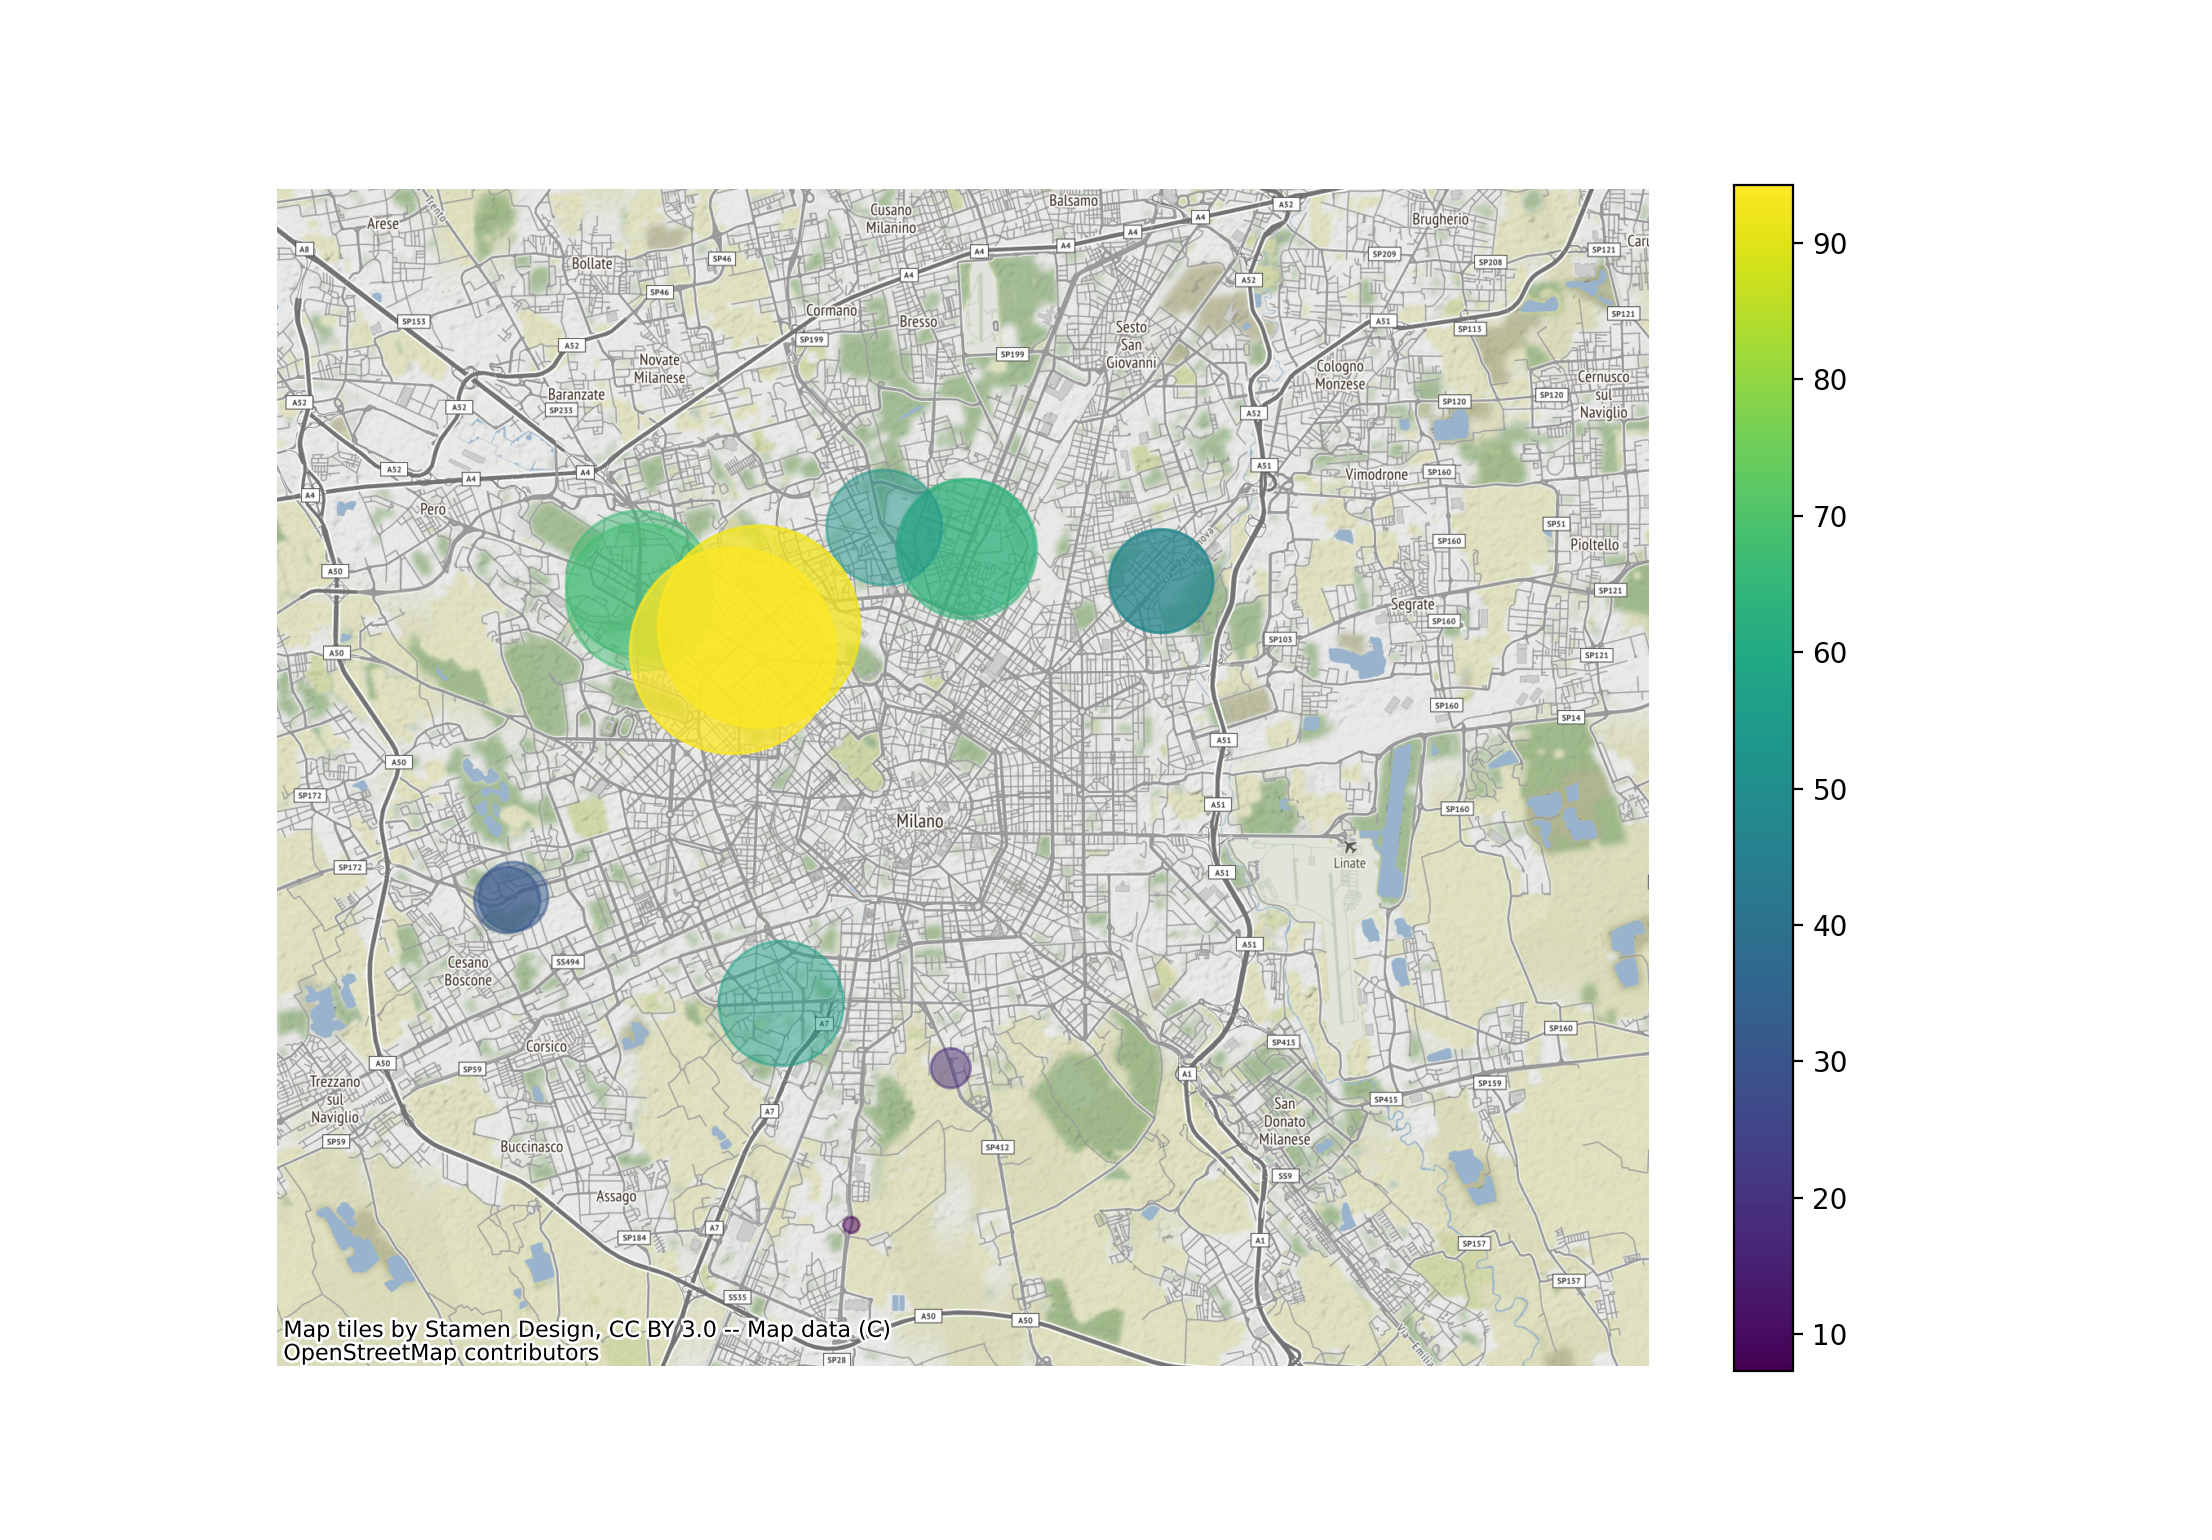

Generate this figure with Python:

import geopandas as gp
import matplotlib.pyplot as plt
from matplotlib.pyplot import text
from shapely import geometry
import contextily as cx

path = "dataset/autovelox/autovelox_2014.csv"
autovelox_2014 = gp.read_file(path).set_crs(epsg=3857)
autovelox_2014 = gp.GeoDataFrame(geometry=gp.points_from_xy(
    autovelox_2014['field_1'], 
    autovelox_2014['field_2']
    ))

incidenti = gp.read_file("dataset/incidenti/inc_strad_milano_2016.geojson").to_crs(epsg=3857)

MAX_DIST = 1500 # -> ~= 1 Km

df = {}
for i in autovelox_2014.index: 
    df[i] = 0

for i, point in zip(autovelox_2014.index, autovelox_2014['geometry']): 
    autovelox_point = geometry.Point(point)
    for inc_point in incidenti['geometry']: 
        inc_point = geometry.Point(inc_point)

        #print(autovelox_point.distance(inc_point))
        if autovelox_point.distance(inc_point) < MAX_DIST: 
            df[i] += 1
            
autovelox_2014['incidenti_vicini'] = gp.GeoSeries(df)
autovelox_2014['incidenti_pesati'] = autovelox_2014['incidenti_vicini'] / 3.14

x = incidenti.plot(alpha=0.0, figsize=(11,9))
ax = autovelox_2014.plot(
    ax = x, 
    column='incidenti_pesati',
    alpha=0.5, 
    markersize=(autovelox_2014['incidenti_vicini']/4) ** 2, 
    legend=True
    )

plt.axis('off')
cx.add_basemap(ax = ax)
plt.show()

#                            geometry  incidenti_vicini
# 0   POINT (1024096.591 5701313.468)               194
# 1   POINT (1024082.787 5701260.656)               202
# 2   POINT (1016387.327 5700465.856)               208
# 3   POINT (1016422.915 5700131.103)               212
# 4   POINT (1022149.902 5701766.778)               166
# 5   POINT (1013313.951 5693035.129)                95
# 6   POINT (1013459.145 5693117.646)               100
# 7   POINT (1019736.741 5690611.472)               180
# 8   POINT (1021377.846 5685420.950)                23
# 9   POINT (1023707.986 5689096.052)                57
# 10  POINT (1019215.576 5699438.989)               291
# 11  POINT (1019208.953 5699446.595)               290
# 12  POINT (1018599.545 5698878.724)               296
# 13  POINT (1018605.612 5698871.816)               296
# 14  POINT (1028650.638 5700506.610)               149
# 15  POINT (1028636.645 5700511.898)               149


# df = {}
# for i, inc_point in zip(incidenti.index, incidenti['geometry']): 
#     inc_point = geometry.Point(inc_point)
#     point = autovelox_2014['geometry'].iloc[0] 
#     autovelox_point = geometry.Point(point)

#     df[i] = autovelox_point.distance(inc_point) < MAX_DIST
            
# # print(df)


# incidenti['IN'] = gp.GeoSeries(df)

# x = incidenti.plot(alpha=0.03, column='IN')
# #ax = autovelox_2014.plot(ax = x, markersize=autovelox_2014['incidenti_vicini'], alpha=0.4, color='orange')
# cx.add_basemap(ax = x)
# plt.show()
